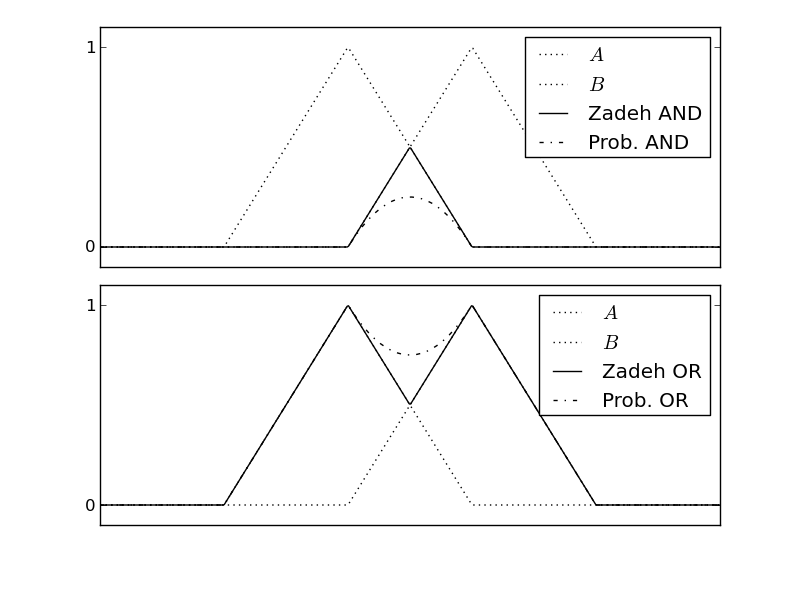

This chart was generated by the following Python code:
################################################################################
# Peach - Computational Intelligence for Python
# Jose Alexandre Nalon
#
# This file: tutorial/norms-conorms.py
# How to use t-norms and s-norms (norms and conorms)
################################################################################


# We import numpy for arrays and peach for the library. Actually, peach also
# imports the numpy module, but we want numpy in a separate namespace:
import numpy
from peach.fuzzy import *
from peach.fuzzy.norms import *


# The standard operations with sets -- and thus fuzzy sets -- are intersection,
# union and complement. Fuzzy sets, however, are an extension to classical sets,
# and there are infinite ways to extend those operations. Thus the existence of
# norms, conorms and negations. We show here how to use them in Peach.

# First, remember that we must create the sets. A FuzzySet instance is returned
# when you apply a membership function over a domain. It is, in fact, a
# standard array, but making it a new class allow us to redefine operations.
# Here we create the sets:
x = numpy.linspace(-5.0, 5.0, 500)
a = Triangle(-3.0, -1.0, 1.0)(x)
b = Triangle(-1.0, 1.0, 3.0)(x)

# To set norms, conorms and negations, we use, respectively, the methods
# set_norm, set_conorm and set_negation. Notice that those are class methods, so
# if you change the norm for one instance of a set, you change for them all! So,
# it is better to use the class name to select the methods. Here, we will use
# Zadeh norms, that are already defined in Peach. Notice that we use the
# standard operators for and, or and not operations (respectively, &, | e ~):
FuzzySet.set_norm(ZadehAnd)
FuzzySet.set_conorm(ZadehOr)
aandb_zadeh = a & b             # A and B
aorb_zadeh = a | b              # A or B

# Probabilistic norms are based on the corresponding operations in probability.
# Here we use them
FuzzySet.set_norm(ProbabilisticAnd)
FuzzySet.set_conorm(ProbabilisticOr)
aandb_prob = a & b
aorb_prob = a | b

# There are other norms that we could use. Please, check the documentation for
# a complete list. Here are some of them:
# Norms: ZadehAnd, ProbabilisticAnd, DrasticProduct, EinsteinProduct
# Conorms: ZadehOr, ProbabilisticOr, DrasticSum, EinsteinSum

# We will use the matplotlib module to plot these functions. We save the plot in
# a figure called 'norms-conorms.png'.
try:
    from matplotlib import *
    from matplotlib.pylab import *

    figure(1).set_size_inches(8, 6)
    a1 = axes([ 0.125, 0.555, 0.775, 0.40 ])
    a2 = axes([ 0.125, 0.125, 0.775, 0.40 ])

    a1.hold(True)
    a1.plot(x, a, 'k:')
    a1.plot(x, b, 'k:')
    a1.plot(x, aandb_zadeh, 'k')
    a1.plot(x, aandb_prob, 'k-.')
    a1.set_xlim([ -5, 5 ])
    a1.set_ylim([ -0.1, 1.1 ])
    a1.set_xticks([])
    a1.set_yticks([ 0.0, 1.0 ])
    a1.legend((r'$A$', r'$B$', 'Zadeh AND', 'Prob. AND'))

    a2.hold(True)
    a2.plot(x, a, 'k:')
    a2.plot(x, b, 'k:')
    a2.plot(x, aorb_zadeh, 'k')
    a2.plot(x, aorb_prob, 'k-.')
    a2.set_xlim([ -5, 5 ])
    a2.set_ylim([ -0.1, 1.1 ])
    a2.set_xticks([])
    a2.set_yticks([ 0.0, 1.0 ])
    a2.legend((r'$A$', r'$B$', 'Zadeh OR', 'Prob. OR'))

    savefig("norms-conorms.png")

except ImportError:
    pass
